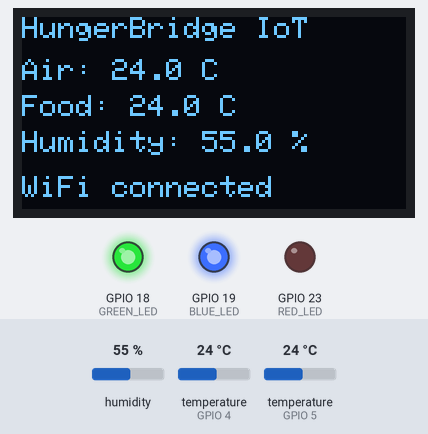
Bench run of a sketch on a simulated ESP32. On the bench: 128×64 one-colour display, output pins drawn as LEDs (lit = HIGH). The inputs (shaded band) are chosen by the test bench; at power-on: temperature (sensors on GPIO 4, GPIO 5) 24 °C, humidity 55 %. WiFi joins after 1.5 s; servers stay silent unless stated; a WiFi scan finds three made-up networks; the local clock reads 2024-03-15 10:24:30 at power-on unless the sketch sets it; what the sketch prints to the serial monitor is not drawn.

Above: at 11.4 s.
11.5 s: temperature (sensor on GPIO 4) set to 29.3 °C
At 21.3 s:
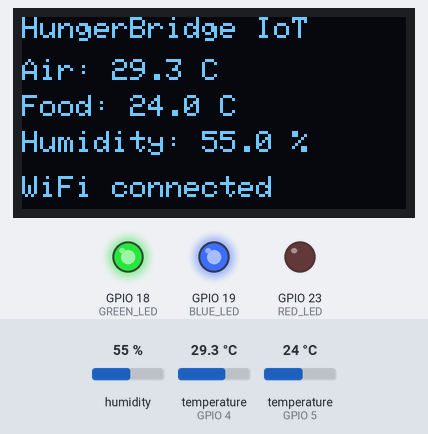
24.1 s: temperature (sensor on GPIO 4) set to 30.5 °C
At 31.9 s:
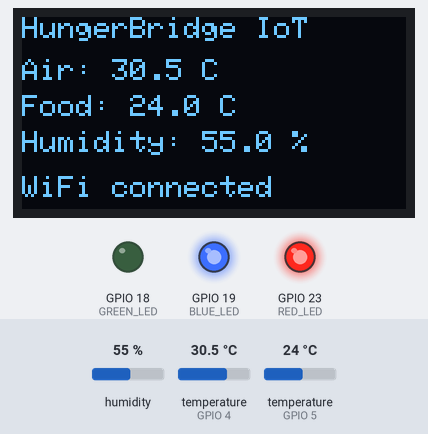
36.7 s: temperature (sensor on GPIO 5) set to 12 °C
At 41.3 s:
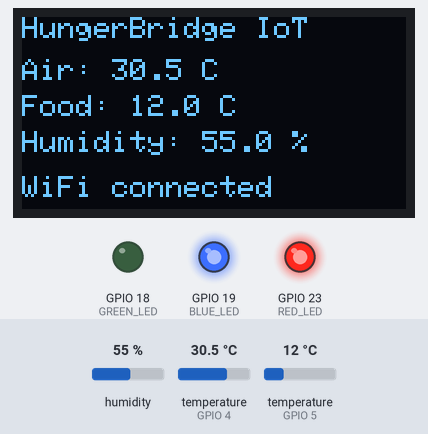
49.3 s: temperature (sensor on GPIO 4) set to 34.6 °C
At 51.8 s:
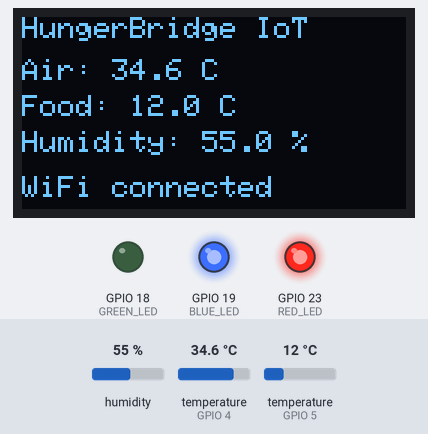
61.9 s: temperature (sensor on GPIO 4) set to 35.7 °C
At 71.7 s:
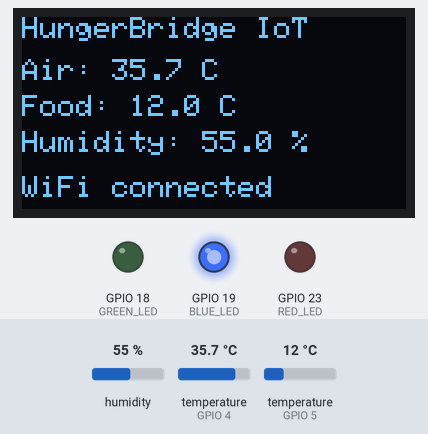
74.5 s: temperature (sensor on GPIO 5) set to 19 °C
Timing chart, 0 to 77.5 s (numbered marks = the images above; inputs shaded):
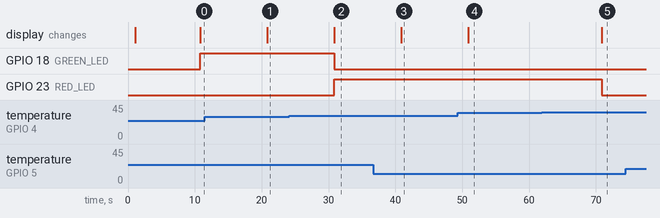

Measured:
- the behaviour switches between 29.9 and 30 °C on temperature (sensor on GPIO 4) (found by bisection; images 1 and 2)
- the behaviour switches between 34.9 and 35 °C on temperature (sensor on GPIO 4) (found by bisection; images 4 and 5)
- after the input at 11.5 s, the display: changes after 9.3 s (image 1)
- after the input at 24.1 s, GPIO 18 (GREEN_LED): HIGH → LOW after 6.7 s; GPIO 23 (RED_LED): LOW → HIGH after 6.7 s; the display: changes after 6.7 s (image 2)
- after the input at 36.7 s, the display: changes after 4.2 s (image 3)
- after the input at 49.3 s, the display: changes after 1.6 s (image 4)
- after the input at 61.9 s, GPIO 23 (RED_LED): HIGH → LOW after 9.0 s; the display: changes after 9.0 s (image 5)

The sketch:

esp32_iot_box.ino
```cpp
#include <WiFi.h>
#include <HTTPClient.h>
#include <time.h>
#include <Wire.h>
#include <Adafruit_GFX.h>
#include <Adafruit_SH110X.h>
#include <DHT.h>
#include <OneWire.h>
#include <DallasTemperature.h>

// ---------------- WIFI ----------------
const char* WIFI_SSID = "Test";
const char* WIFI_PASSWORD = "zoyakhan6";

// Use your computer's LAN IP, NOT localhost.
const char* API_URL =
  "http://192.168.0.109:3000/api/admin/readings";

const char* BOX_CODE = "HB-BOX-001";

// Use the raw device secret generated when registering the box.
// Never use the database hash here.
const char* DEVICE_SECRET = "1a985bc68800aff0f2b4bd55952dd9f04137aa75033ac5b7e7467e7b96411291";

// ==================================================
// SENSOR PINS
// ==================================================

#define DHT_PIN 4
#define DHT_TYPE DHT22
#define DS18B20_PIN 5

#define GREEN_LED 18
#define BLUE_LED 19
#define RED_LED 23

// ==================================================
// OBJECTS
// ==================================================

DHT dht(DHT_PIN, DHT_TYPE);

OneWire oneWire(DS18B20_PIN);
DallasTemperature foodSensor(&oneWire);

Adafruit_SH1106G display(128, 64, &Wire, -1);

// ==================================================
// TIMING
// ==================================================

const unsigned long READ_INTERVAL_MS = 10000;
const unsigned long WIFI_TIMEOUT_MS = 15000;
const unsigned long WIFI_RETRY_DELAY_MS = 20000;

unsigned long lastReadTime = 0;
unsigned long wifiAttemptStarted = 0;
unsigned long nextWifiAttemptAt = 0;

bool wifiAttemptActive = false;
bool wifiWasConnected = false;
bool oledAvailable = false;

// ==================================================
// WI-FI CONNECTION MANAGEMENT
// ==================================================

void startWiFiAttempt() {
  Serial.println();
  Serial.println("Starting Wi-Fi connection attempt...");

  // Disconnect an expired attempt before retrying.
  WiFi.disconnect(false, false);
  delay(100);

  wifiAttemptStarted = millis();
  wifiAttemptActive = true;

  WiFi.begin(WIFI_SSID, WIFI_PASSWORD);
  Serial.println("Wi-Fi connection requested.");
}

void manageWiFi() {
  unsigned long now = millis();

  if (WiFi.status() == WL_CONNECTED) {
    wifiAttemptActive = false;

    if (!wifiWasConnected) {
      wifiWasConnected = true;

      Serial.println();
      Serial.println("Wi-Fi connected!");
      Serial.print("ESP32 IP address: ");
      Serial.println(WiFi.localIP());

      Serial.print("Wi-Fi signal strength: ");
      Serial.print(WiFi.RSSI());
      Serial.println(" dBm");

      // Synchronize time using UTC.
      configTime(0, 0, "pool.ntp.org", "time.nist.gov");
    }

    return;
  }

  if (wifiWasConnected) {
    wifiWasConnected = false;
    wifiAttemptActive = false;

    Serial.println("Wi-Fi connection lost.");

    nextWifiAttemptAt = now + WIFI_RETRY_DELAY_MS;
  }

  // Allow the current attempt time to expire before retrying.
  if (wifiAttemptActive && now - wifiAttemptStarted >= WIFI_TIMEOUT_MS) {

    wifiAttemptActive = false;
    nextWifiAttemptAt = now + WIFI_RETRY_DELAY_MS;

    Serial.print("Wi-Fi connection timed out. Status code: ");
    Serial.println((int)WiFi.status());

    Serial.println("Will retry after 20 seconds.");
    WiFi.disconnect(false, false);
  }

  // Start a new attempt only if none is active.
  if (!wifiAttemptActive && (long)(now - nextWifiAttemptAt) >= 0) {
    startWiFiAttempt();
  }
}

// ==================================================
// TIMESTAMP
// ==================================================

String getTimestamp() {
  time_t now = time(nullptr);

  // Reject timestamps until NTP has synchronized.
  if (now < 1767225600) {
    return "";
  }

  struct tm timeInfo;
  gmtime_r(&now, &timeInfo);

  char timestamp[25];

  strftime(
    timestamp,
    sizeof(timestamp),
    "%Y-%m-%dT%H:%M:%SZ",
    &timeInfo);

  return String(timestamp);
}

// ==================================================
// OLED DISPLAY
// ==================================================

void showReadings(
  float airTemp,
  float humidity,
  float foodTemp) {
  if (!oledAvailable) {
    return;
  }

  display.clearDisplay();
  display.setTextSize(1);
  display.setTextColor(SH110X_WHITE);

  display.setCursor(0, 0);
  display.println("HungerBridge IoT");

  display.setCursor(0, 14);
  display.print("Air: ");
  display.print(airTemp, 1);
  display.println(" C");

  display.setCursor(0, 26);
  display.print("Food: ");
  display.print(foodTemp, 1);
  display.println(" C");

  display.setCursor(0, 38);
  display.print("Humidity: ");
  display.print(humidity, 1);
  display.println(" %");

  display.setCursor(0, 53);

  if (WiFi.status() == WL_CONNECTED) {
    display.println("WiFi connected");
  } else {
    display.println("WiFi offline");
  }

  display.display();
}

// ==================================================
// SEND READING TO HUNGERBRIDGE BACKEND
// ==================================================

void sendReading(
  float airTemp,
  float foodTemp,
  float humidity) {
  if (WiFi.status() != WL_CONNECTED) {
    Serial.println("Wi-Fi unavailable; upload skipped.");
    return;
  }

  String timestamp = getTimestamp();

  if (timestamp.length() == 0) {
    Serial.println("Waiting for time synchronization.");
    Serial.println("Upload skipped; will retry next cycle.");
    return;
  }

  String payload = "{";
  payload += "\"boxCode\":\"" + String(BOX_CODE) + "\",";
  payload += "\"temperature\":" + String(airTemp, 2) + ",";
  payload += "\"foodTemperature\":" + String(foodTemp, 2) + ",";
  payload += "\"humidity\":" + String(humidity, 2) + ",";
  payload += "\"recordedAt\":\"" + timestamp + "\"";
  payload += "}";

  Serial.println();
  Serial.println("----- SENDING SENSOR READING -----");
  Serial.println(payload);

  WiFiClient client;
  HTTPClient http;

  if (!http.begin(client, API_URL)) {
    Serial.println("Could not initialize HTTP request.");
    return;
  }

  http.setConnectTimeout(5000);
  http.setTimeout(5000);

  http.addHeader("Content-Type", "application/json");
  http.addHeader("x-device-secret", DEVICE_SECRET);

  int statusCode = http.POST(payload);

  if (statusCode > 0) {
    Serial.print("HTTP status: ");
    Serial.println(statusCode);

    Serial.println("Backend response:");
    Serial.println(http.getString());

    if (statusCode >= 200 && statusCode < 300) {
      Serial.println("SUCCESS: Reading accepted by backend.");
    } else {
      Serial.println("ERROR: Backend rejected the reading.");
    }
  } else {
    Serial.print("HTTP request failed: ");
    Serial.println(http.errorToString(statusCode));
  }

  http.end();
}

// ==================================================
// SETUP
// ==================================================

void setup() {
  Serial.begin(115200);
  delay(1000);

  Serial.println();
  Serial.println("================================");
  Serial.println("   HUNGERBRIDGE IOT STARTING");
  Serial.println("================================");

  // Configure LEDs.
  pinMode(GREEN_LED, OUTPUT);
  pinMode(BLUE_LED, OUTPUT);
  pinMode(RED_LED, OUTPUT);

  digitalWrite(GREEN_LED, LOW);
  digitalWrite(BLUE_LED, HIGH);
  digitalWrite(RED_LED, LOW);

  // Initialize I2C and OLED.
  Wire.begin(21, 22);

  oledAvailable = display.begin(0x3C, true);

  if (oledAvailable) {
    display.clearDisplay();
    display.setTextSize(1);
    display.setTextColor(SH110X_WHITE);
    display.setCursor(0, 0);
    display.println("HungerBridge");
    display.println("Starting...");
    display.display();

    Serial.println("OLED initialized.");
  } else {
    Serial.println("OLED not found; continuing without display.");
  }

  // Initialize sensors.
  dht.begin();
  foodSensor.begin();

  Serial.println("Sensors initialized.");

  // Configure Wi-Fi.
  WiFi.onEvent([](WiFiEvent_t event, WiFiEventInfo_t info) {
    Serial.printf("Wi-Fi event: %d\n", event);

    if (event == ARDUINO_EVENT_WIFI_STA_DISCONNECTED) {
      Serial.printf(
        "Disconnect reason: %d\n",
        info.wifi_sta_disconnected.reason);
    }
  });
  WiFi.mode(WIFI_STA);
  WiFi.setAutoReconnect(true);
  WiFi.persistent(false);

  // Scan nearby networks for troubleshooting.
  Serial.println();
  Serial.println("Scanning nearby Wi-Fi networks...");

  int count = WiFi.scanNetworks();

  if (count == 0) {
    Serial.println("No Wi-Fi networks found.");
  } else if (count > 0) {
    for (int i = 0; i < count; i++) {
      Serial.print(WiFi.SSID(i));
      Serial.print(" | Signal: ");
      Serial.print(WiFi.RSSI(i));
      Serial.print(" dBm | Security: ");
      Serial.println(WiFi.encryptionType(i));
    }
  } else {
    Serial.println("Wi-Fi scan failed.");
  }

  WiFi.scanDelete();

  // Start one connection attempt.
  nextWifiAttemptAt = millis();
  startWiFiAttempt();

  Serial.println();
  Serial.println("Setup complete.");
  Serial.println("Sensor monitoring will continue offline.");
}

// ==================================================
// MAIN LOOP
// ==================================================

void loop() {
  // Manage Wi-Fi without repeatedly restarting an active attempt.
  manageWiFi();

  // Keep sensor readings on a 10-second interval.
  unsigned long now = millis();

  if (now - lastReadTime < READ_INTERVAL_MS) {
    delay(20);
    return;
  }

  lastReadTime = now;

  // Read DHT22.
  float airTemp = dht.readTemperature();
  float humidity = dht.readHumidity();

  // Read DS18B20.
  foodSensor.requestTemperatures();
  float foodTemp = foodSensor.getTempCByIndex(0);

  bool dhtValid = !isnan(airTemp) && !isnan(humidity);

  bool foodValid =
    foodTemp != DEVICE_DISCONNECTED_C && foodTemp >= -55.0 && foodTemp <= 125.0;

  Serial.println();
  Serial.println("========== SENSOR READINGS ==========");

  if (dhtValid) {
    Serial.print("Air temperature: ");
    Serial.print(airTemp, 2);
    Serial.println(" C");

    Serial.print("Humidity: ");
    Serial.print(humidity, 2);
    Serial.println(" %");
  } else {
    Serial.println("ERROR: DHT22 reading failed.");
  }

  if (foodValid) {
    Serial.print("Food temperature: ");
    Serial.print(foodTemp, 2);
    Serial.println(" C");
  } else {
    Serial.println("ERROR: DS18B20 reading failed.");
  }

  // Simple air-temperature indicator only.
  // These LEDs do not certify food safety.
  if (dhtValid && airTemp < 30.0) {
    digitalWrite(GREEN_LED, HIGH);
    digitalWrite(RED_LED, LOW);
  } else if (dhtValid && airTemp < 35.0) {
    digitalWrite(GREEN_LED, LOW);
    digitalWrite(RED_LED, HIGH);
  } else {
    digitalWrite(GREEN_LED, LOW);
    digitalWrite(RED_LED, LOW);
  }

  // Display the latest valid sensor readings.
  if (dhtValid && foodValid) {
    showReadings(airTemp, humidity, foodTemp);

    // Upload only when both sensors have valid readings.
    sendReading(airTemp, foodTemp, humidity);
  } else {
    Serial.println("Upload skipped: invalid sensor reading.");
  }

  Serial.println("=====================================");
}
```
